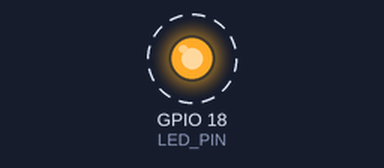
The program below on a simulated Raspberry Pi (BCM pin numbers). On the bench: output pins drawn as LEDs (lit = HIGH). Dashed ring = blinking.

Above: at 0.5 s.
Timing chart, 0 to 4.6 s (numbered marks = the images above):
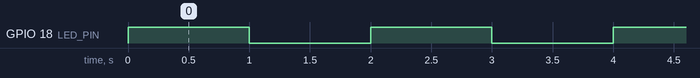

Measured:
- by itself, GPIO 18 (LED_PIN): alternates HIGH for 1.0 s and LOW for 1.0 s

The program:

flash.py
```python
import RPi.GPIO as gpio
import time
import signal, sys

LED_PIN = 18
LED_STATE = True

# clean up after we're done (this will catch Ctrl + C)
def signal_handler(signal, frame):
    gpio.cleanup()
    sys.exit(0)

signal.signal(signal.SIGINT, signal_handler)

"""
Set the mode (either BOARD or BCM)
See http://www.raspberrypi-spy.co.uk/2012/06/simple-guide-to-the-rpi-gpio-header-and-pins/
for more information.
For now, we will use BCM (its the same for Pi 2/3)
"""
gpio.setmode(gpio.BCM)

# set LED pin as an OUTPUT pin, so we can write to it
gpio.setup(LED_PIN, gpio.OUT)

try:
    # loop forever
    while True:
        # set the LED state. You can use either
        # gpio.HIGH/gpio.LOW, True/False, 1/0
        gpio.output(LED_PIN, LED_STATE)
        # toggle the LED state
        LED_STATE = not LED_STATE
        # wait for 1 second
        time.sleep(1)
except KeyboardInterrupt:
    pass


# clean up any GPIO pins we have been using
gpio.cleanup()
```
